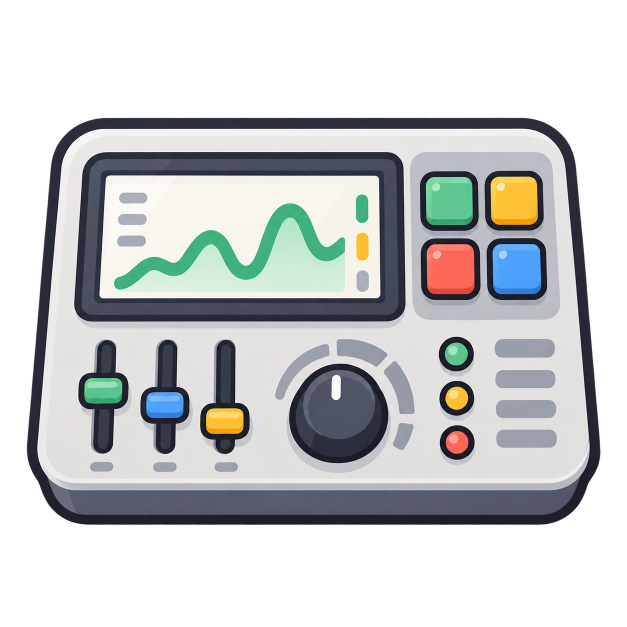
#> input picture assets/app.png, 1254 x 1254 px, found by its file name (shown at 1/2 size)
$ python make-icon.py
#> lines starting #> are read from the running program, lines starting #| are printed output that depends on the picture
"""把设计稿 PNG 转成多尺寸 app.ico（exe 图标 + 托盘图标共用）。

用法：python scripts/make-icon.py <源图.png> [输出路径]

做四件事：
  1. 按 alpha 通道裁掉四周空白，再留一点边距——设计稿四周常有大量透明区域，
     直接缩放会让图形在 16x16 里小得看不清；
  2. 生成 Windows 需要的整组尺寸（16/20/24/32/40/48/64/128/256）；
  3. **小尺寸（≤24）不走缩放，而是按同一母题现画一遍**：设计稿里有折线、滑杆、
     旋钮、四色垫，缩到 16px 全糊成一团灰。托盘里那个 16px 图标就只能看到脏点，
     所以小尺寸单独画「面板 + 绿色折线」——形状简单、边是直的，在 16px 下仍然是硬的；
  4. 写成一个多尺寸 .ico。

只依赖 Pillow。
"""
import sys

from PIL import Image, ImageDraw

SIZES = [16, 20, 24, 32, 40, 48, 64, 128, 256]
PADDING_RATIO = 0.04  # 图形四周留 4% 空白，避免贴边

# 小尺寸现画用的配色，取自设计稿：面板浅灰、描边深蓝、折线绿。
SMALL_ICON_MAX = 24
COL_PLATE = (231, 229, 228, 255)
COL_EDGE = (43, 58, 85, 255)
COL_WAVE = (61, 190, 107, 255)
COL_PAD = (255, 179, 0, 255)


def draw_small(size: int) -> Image.Image:
    """按「面板 + 绿色折线」现画一个小尺寸图标。

    为什么不缩放：16px 下折线只剩一两个像素宽，抗锯齿之后是一片半透明的灰，
    在深色任务栏上几乎看不见。现画就能保证描边正好 1px、折线正好 2px，
    每个像素都是实色，托盘里才清爽。
    """
    s = size
    im = Image.new("RGBA", (s, s), (0, 0, 0, 0))
    d = ImageDraw.Draw(im)

    edge = max(1, round(s / 16))          # 边框粗细：16px 时 1px
    margin = max(1, round(s * 0.07))      # 四周留白
    radius = max(2, round(s * 0.22))      # 圆角

    # 面板：浅灰底 + 深蓝描边（描边保证深色/浅色任务栏上都看得见边界）
    d.rounded_rectangle(
        [margin, margin, s - 1 - margin, s - 1 - margin],
        radius=radius, fill=COL_PLATE, outline=COL_EDGE, width=edge,
    )

    # 绿色折线：低—高—低—中，四个点让 16px 下也能看出「有起伏」而不是一道横线
    left = margin + max(1, round(s * 0.12))
    right = s - 1 - margin - max(1, round(s * 0.12))
    top = margin + round(s * 0.26)
    bottom = s - 1 - margin - round(s * 0.26)
    span = bottom - top
    xs = [left, left + (right - left) * 0.34, left + (right - left) * 0.66, right]
    ys = [top + span * 0.62, top + span * 0.10, top + span * 0.92, top + span * 0.38]
    d.line(list(zip(xs, ys)), fill=COL_WAVE, width=max(2, round(s / 7)), joint="curve")

    # 右上角一小块暖色：呼应设计稿里那排彩色垫，也避免整枚图标只有灰和绿
    if s >= 20:
        pad_size = max(2, round(s * 0.17))
        px0 = s - 1 - margin - pad_size - max(1, round(s * 0.06))
        py0 = margin + max(1, round(s * 0.06))
        d.rounded_rectangle([px0, py0, px0 + pad_size, py0 + pad_size],
                            radius=max(1, pad_size // 3), fill=COL_PAD)

    return im


def main() -> int:
    src = sys.argv[1] if len(sys.argv) > 1 else "assets/app.png"
    dst = sys.argv[2] if len(sys.argv) > 2 else "assets/app.ico"

    im = Image.open(src).convert("RGBA")
#> im is the input picture: PIL image 1254x1254 RGBA; mean R, G, B, A 89.2, 91.2, 91.9, 142.2

    bbox = im.getbbox()  # 非透明内容的包围盒
#> bbox = (0, 181, 1204, 1156)
    if bbox:
        im = im.crop(bbox)
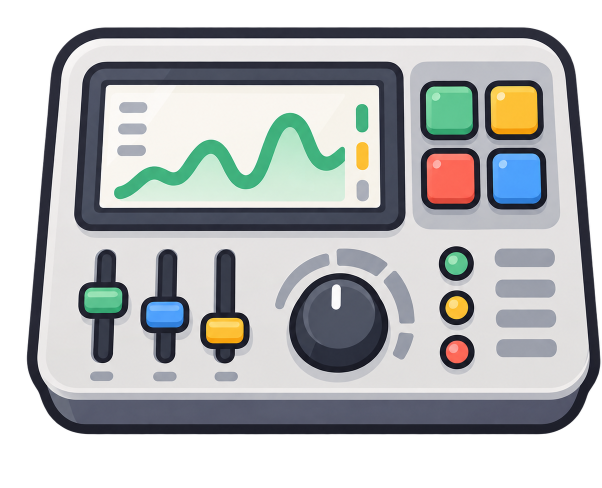
#> im: PIL image 1204x975 RGBA (shown at 1/2 size); mean R, G, B, A 119.5, 122.1, 123.2, 190.5; transparent parts drawn white
        print(f"裁掉透明边: {bbox} -> {im.size}")
#| 裁掉透明边: (0, 181, 1204, 1156) -> (1204, 975)

    side = max(im.size)
#> side = 1204
    pad = int(side * PADDING_RATIO)
#> pad = 48
    canvas = Image.new("RGBA", (side + pad * 2, side + pad * 2), (0, 0, 0, 0))
#> canvas: PIL image 1300x1300 RGBA; every value is 0
    canvas.paste(im, ((canvas.width - im.width) // 2, (canvas.height - im.height) // 2))
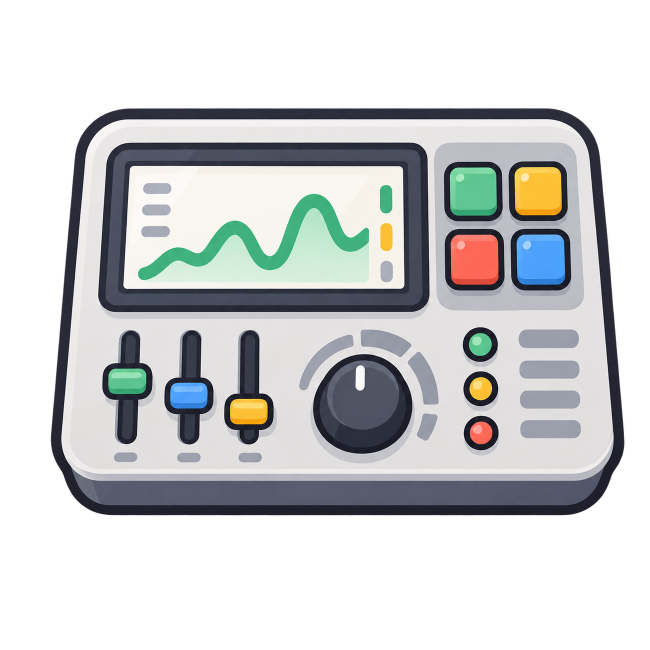
#> canvas: PIL image 1300x1300 RGBA (shown at 1/2 size); mean R, G, B, A 83, 84.8, 85.5, 132.3; transparent parts drawn white

    frames = []
    for s in SIZES:
        if s <= SMALL_ICON_MAX:
            frames.append(draw_small(s))
        else:
            frames.append(canvas.resize((s, s), Image.LANCZOS))
#> after the loop, frames = 9 items

    frames[-1].save(dst, format="ICO", sizes=[(s, s) for s in SIZES], append_images=frames[:-1])
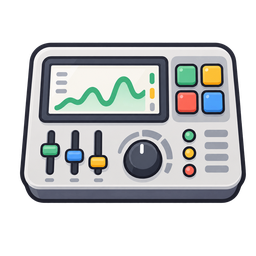
#> saved as app.ico: PIL image 256x256 RGBA; mean R, G, B, A 83, 85, 85.8, 132.3; transparent parts drawn white
    drawn = [s for s in SIZES if s <= SMALL_ICON_MAX]
#> drawn = [16, 20, 24]
    print(f"写出 {dst}: {', '.join(f'{s}x{s}' for s in SIZES)}")
#| 写出 assets/app.ico: 16x16, 20x20, 24x24, 32x32, 40x40, 48x48, 64x64, 128x128, 256x256
    print(f"  其中 {', '.join(f'{s}x{s}' for s in drawn)} 是按母题现画的（不缩放）")
#|   其中 16x16, 20x20, 24x24 是按母题现画的（不缩放）
    return 0


if __name__ == "__main__":
    raise SystemExit(main())
#> (the program exits here)
